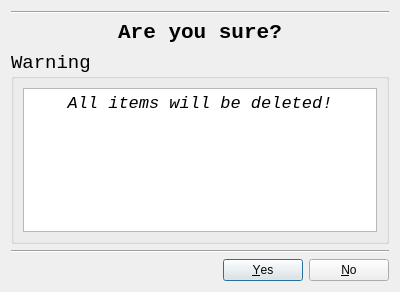
<?xml version="1.0" encoding="UTF-8"?>
<ui version="4.0">
 <class>ConfirmationDialog</class>
 <widget class="QDialog" name="ConfirmationDialog">
  <property name="geometry">
   <rect>
    <x>0</x>
    <y>0</y>
    <width>400</width>
    <height>292</height>
   </rect>
  </property>
  <property name="sizePolicy">
   <sizepolicy hsizetype="Preferred" vsizetype="Preferred">
    <horstretch>0</horstretch>
    <verstretch>0</verstretch>
   </sizepolicy>
  </property>
  <property name="minimumSize">
   <size>
    <width>0</width>
    <height>0</height>
   </size>
  </property>
  <property name="maximumSize">
   <size>
    <width>700</width>
    <height>500</height>
   </size>
  </property>
  <property name="windowTitle">
   <string>Confirm Action</string>
  </property>
  <layout class="QGridLayout" name="gridLayout">
   <item row="0" column="0">
    <layout class="QGridLayout" name="gridLayout_2">
     <item row="0" column="0">
      <widget class="Line" name="line_2">
       <property name="orientation">
        <enum>Qt::Horizontal</enum>
       </property>
      </widget>
     </item>
     <item row="1" column="0">
      <widget class="QLabel" name="label">
       <property name="font">
        <font>
         <family>Courier New</family>
         <pointsize>16</pointsize>
         <weight>75</weight>
         <bold>true</bold>
        </font>
       </property>
       <property name="text">
        <string>Are you sure?</string>
       </property>
       <property name="alignment">
        <set>Qt::AlignCenter</set>
       </property>
      </widget>
     </item>
     <item row="4" column="0">
      <widget class="QDialogButtonBox" name="buttonBox">
       <property name="orientation">
        <enum>Qt::Horizontal</enum>
       </property>
       <property name="standardButtons">
        <set>QDialogButtonBox::No|QDialogButtonBox::Yes</set>
       </property>
      </widget>
     </item>
     <item row="3" column="0">
      <widget class="Line" name="line">
       <property name="orientation">
        <enum>Qt::Horizontal</enum>
       </property>
      </widget>
     </item>
     <item row="2" column="0">
      <widget class="QGroupBox" name="groupBox">
       <property name="font">
        <font>
         <family>Courier New</family>
         <pointsize>14</pointsize>
         <weight>50</weight>
         <bold>false</bold>
        </font>
       </property>
       <property name="title">
        <string>Warning</string>
       </property>
       <layout class="QGridLayout" name="gridLayout_3">
        <item row="0" column="0">
         <widget class="QTextEdit" name="confirmationTextEdit">
          <property name="autoFillBackground">
           <bool>true</bool>
          </property>
          <property name="undoRedoEnabled">
           <bool>false</bool>
          </property>
          <property name="html">
           <string>&lt;!DOCTYPE HTML PUBLIC &quot;-//W3C//DTD HTML 4.0//EN&quot; &quot;http://www.w3.org/TR/REC-html40/strict.dtd&quot;&gt;
&lt;html&gt;&lt;head&gt;&lt;meta name=&quot;qrichtext&quot; content=&quot;1&quot; /&gt;&lt;style type=&quot;text/css&quot;&gt;
p, li { white-space: pre-wrap; }
&lt;/style&gt;&lt;/head&gt;&lt;body style=&quot; font-family:'Courier New'; font-size:14pt; font-weight:400; font-style:normal;&quot;&gt;
&lt;p align=&quot;center&quot; style=&quot; margin-top:0px; margin-bottom:0px; margin-left:0px; margin-right:0px; -qt-block-indent:0; text-indent:0px;&quot;&gt;&lt;span style=&quot; font-family:'.SF NS Text'; font-size:13pt; font-style:italic;&quot;&gt;All items will be deleted!&lt;/span&gt;&lt;/p&gt;&lt;/body&gt;&lt;/html&gt;</string>
          </property>
          <property name="acceptRichText">
           <bool>false</bool>
          </property>
          <property name="textInteractionFlags">
           <set>Qt::NoTextInteraction</set>
          </property>
         </widget>
        </item>
       </layout>
      </widget>
     </item>
    </layout>
   </item>
  </layout>
 </widget>
 <resources/>
 <connections>
  <connection>
   <sender>buttonBox</sender>
   <signal>accepted()</signal>
   <receiver>ConfirmationDialog</receiver>
   <slot>accept()</slot>
   <hints>
    <hint type="sourcelabel">
     <x>248</x>
     <y>254</y>
    </hint>
    <hint type="destinationlabel">
     <x>157</x>
     <y>274</y>
    </hint>
   </hints>
  </connection>
  <connection>
   <sender>buttonBox</sender>
   <signal>rejected()</signal>
   <receiver>ConfirmationDialog</receiver>
   <slot>reject()</slot>
   <hints>
    <hint type="sourcelabel">
     <x>316</x>
     <y>260</y>
    </hint>
    <hint type="destinationlabel">
     <x>286</x>
     <y>274</y>
    </hint>
   </hints>
  </connection>
 </connections>
</ui>
